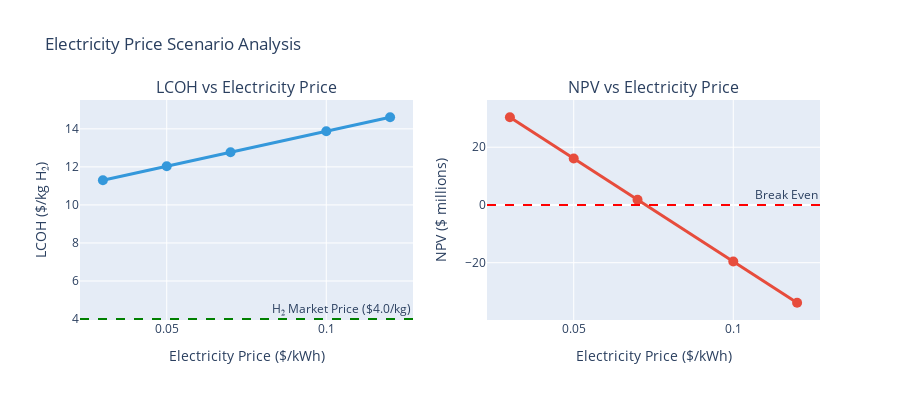

Here is the notebook cell this chart was saved with:
### Code cell
# Detailed scenario analysis for electricity price
# This is the most sensitive variable and represents renewable energy availability

electricity_scenarios = {
    'Scenario': [
        'Very Low\n(Abundant Renewables)',
        'Low\n(TX/Midwest Wind)',
        'Base Case\n(Industrial Average)',
        'High\n(CA/Northeast)',
        'Very High\n(Peak/Premium)'
    ],
    'Electricity Price ($/kWh)': [0.03, 0.05, 0.07, 0.10, 0.12],
    'Context': [
        'West Texas wind, overnight rates',
        'PPA with wind farm',
        'Standard industrial rate',
        'High-cost regions',
        'Peak demand pricing'
    ]
}

scenario_df = pd.DataFrame(electricity_scenarios)

# Calculate metrics for each scenario
lcoh_scenarios = []
npv_scenarios = []
margin_scenarios = []

for elec_price in scenario_df['Electricity Price ($/kWh)']:
    # Recalculate electricity cost
    annual_elec = h2_annual * energy_per_kg_h2 * elec_price
    
    # Recalculate variable costs
    new_variable_costs = (rng_cost + annual_elec + cooling_cost + process_water_cost)
    
    # Recalculate margin
    new_margin = total_revenue - new_variable_costs
    margin_pct = new_margin / total_revenue * 100
    
    # Estimate NPV impact
    cost_delta = annual_elec - elec_cost
    annuity_factor = (1 - (1 + discount_rate)**(-plant_lifetime)) / discount_rate
    new_npv = npv - cost_delta * annuity_factor
    
    # LCOH estimate
    # Simplified: base LCOH + electricity cost change per kg H2
    lcoh_delta = (elec_price - electricity_price) * energy_per_kg_h2
    new_lcoh = lcoh + lcoh_delta
    
    lcoh_scenarios.append(new_lcoh)
    npv_scenarios.append(new_npv)
    margin_scenarios.append(margin_pct)

scenario_df['LCOH ($/kg)'] = lcoh_scenarios
scenario_df['NPV ($M)'] = [x/1e6 for x in npv_scenarios]
scenario_df['Gross Margin (%)'] = margin_scenarios

# Display table
display(scenario_df[['Scenario', 'Electricity Price ($/kWh)', 'LCOH ($/kg)', 
                     'NPV ($M)', 'Gross Margin (%)']].style.format({
    'Electricity Price ($/kWh)': '{:.2f}',
    'LCOH ($/kg)': '{:.2f}',
    'NPV ($M)': '{:.1f}',
    'Gross Margin (%)': '{:.1f}%'
}).set_properties(**{'text-align': 'center'}))

# Visualize
fig = make_subplots(
    rows=1, cols=2,
    subplot_titles=('LCOH vs Electricity Price', 'NPV vs Electricity Price')
)

fig.add_trace(
    go.Scatter(
        x=scenario_df['Electricity Price ($/kWh)'],
        y=scenario_df['LCOH ($/kg)'],
        mode='lines+markers',
        name='LCOH',
        line=dict(width=3, color='#3498db'),
        marker=dict(size=10)
    ),
    row=1, col=1
)

# Add H2 market price reference
fig.add_hline(y=h2_price, line_dash="dash", line_color="green", 
              annotation_text=f"H₂ Market Price (${h2_price}/kg)",
              row=1, col=1)

fig.add_trace(
    go.Scatter(
        x=scenario_df['Electricity Price ($/kWh)'],
        y=scenario_df['NPV ($M)'],
        mode='lines+markers',
        name='NPV',
        line=dict(width=3, color='#e74c3c'),
        marker=dict(size=10)
    ),
    row=1, col=2
)

fig.add_hline(y=0, line_dash="dash", line_color="red",
              annotation_text="Break Even",
              row=1, col=2)

fig.update_xaxes(title_text="Electricity Price ($/kWh)", row=1, col=1)
fig.update_xaxes(title_text="Electricity Price ($/kWh)", row=1, col=2)
fig.update_yaxes(title_text="LCOH ($/kg H₂)", row=1, col=1)
fig.update_yaxes(title_text="NPV ($ millions)", row=1, col=2)

fig.update_layout(height=400, showlegend=False, title_text="Electricity Price Scenario Analysis")

fig.show()

print(f"\n💡 Strategic Insights:")
print(f"\n🌟 Best Case (Abundant Renewables at $0.03/kWh):")
print(f"   • LCOH: ${lcoh_scenarios[0]:.2f}/kg")
print(f"   • NPV: ${npv_scenarios[0]/1e6:.1f}M")
print(f"   • Project is HIGHLY attractive")

print(f"\n⚠️ Worst Case (Premium Electricity at $0.12/kWh):")
print(f"   • LCOH: ${lcoh_scenarios[-1]:.2f}/kg")
print(f"   • NPV: ${npv_scenarios[-1]/1e6:.1f}M")
worst_viable = "still viable" if npv_scenarios[-1] > 0 else "NOT viable"
print(f"   • Project is {worst_viable}")

print(f"\n🎯 Optimal Deployment Strategy:")
print(f"   • Target regions with low-cost renewable electricity")
print(f"   • Co-locate with wind/solar farms for direct PPAs")
print(f"   • Consider regions: West Texas, Midwest, Pacific Northwest")
print(f"   • Avoid: High electricity cost regions unless H₂ prices are premium")

### Figure 1 — Plotly figure (JSON) as saved in the notebook; plotly's stock layout.template omitted (floating-point values rounded to 4 significant figures)
{"data": [{"line": {"color": "#3498db", "width": 3}, "marker": {"size": 10}, "mode": "lines+markers", "name": "LCOH", "type": "scatter", "x": [0.03, 0.05, 0.07, 0.1, 0.12], "xaxis": "x", "y": [11.3, 12.03, 12.77, 13.87, 14.61], "yaxis": "y"}, {"line": {"color": "#e74c3c", "width": 3}, "marker": {"size": 10}, "mode": "lines+markers", "name": "NPV", "type": "scatter", "x": [0.03, 0.05, 0.07, 0.1, 0.12], "xaxis": "x2", "y": [30.39, 16.1, 1.824, -19.6, -33.88], "yaxis": "y2"}], "layout": {"annotations": [{"font": {"size": 16}, "showarrow": false, "text": "LCOH vs Electricity Price", "x": 0.225, "xanchor": "center", "xref": "paper", "y": 1, "yanchor": "bottom", "yref": "paper"}, {"font": {"size": 16}, "showarrow": false, "text": "NPV vs Electricity Price", "x": 0.775, "xanchor": "center", "xref": "paper", "y": 1, "yanchor": "bottom", "yref": "paper"}, {"showarrow": false, "text": "H₂ Market Price ($4.0/kg)", "x": 1, "xanchor": "right", "xref": "x domain", "y": 4, "yanchor": "bottom", "yref": "y"}, {"showarrow": false, "text": "Break Even", "x": 1, "xanchor": "right", "xref": "x2 domain", "y": 0, "yanchor": "bottom", "yref": "y2"}], "height": 400, "shapes": [{"line": {"color": "green", "dash": "dash"}, "type": "line", "x0": 0, "x1": 1, "xref": "x domain", "y0": 4, "y1": 4, "yref": "y"}, {"line": {"color": "red", "dash": "dash"}, "type": "line", "x0": 0, "x1": 1, "xref": "x2 domain", "y0": 0, "y1": 0, "yref": "y2"}], "showlegend": false, "title": {"text": "Electricity Price Scenario Analysis"}, "xaxis": {"anchor": "y", "domain": [0, 0.45], "title": {"text": "Electricity Price ($/kWh)"}}, "xaxis2": {"anchor": "y2", "domain": [0.55, 1], "title": {"text": "Electricity Price ($/kWh)"}}, "yaxis": {"anchor": "x", "domain": [0, 1], "title": {"text": "LCOH ($/kg H₂)"}}, "yaxis2": {"anchor": "x2", "domain": [0, 1], "title": {"text": "NPV ($ millions)"}}}}
